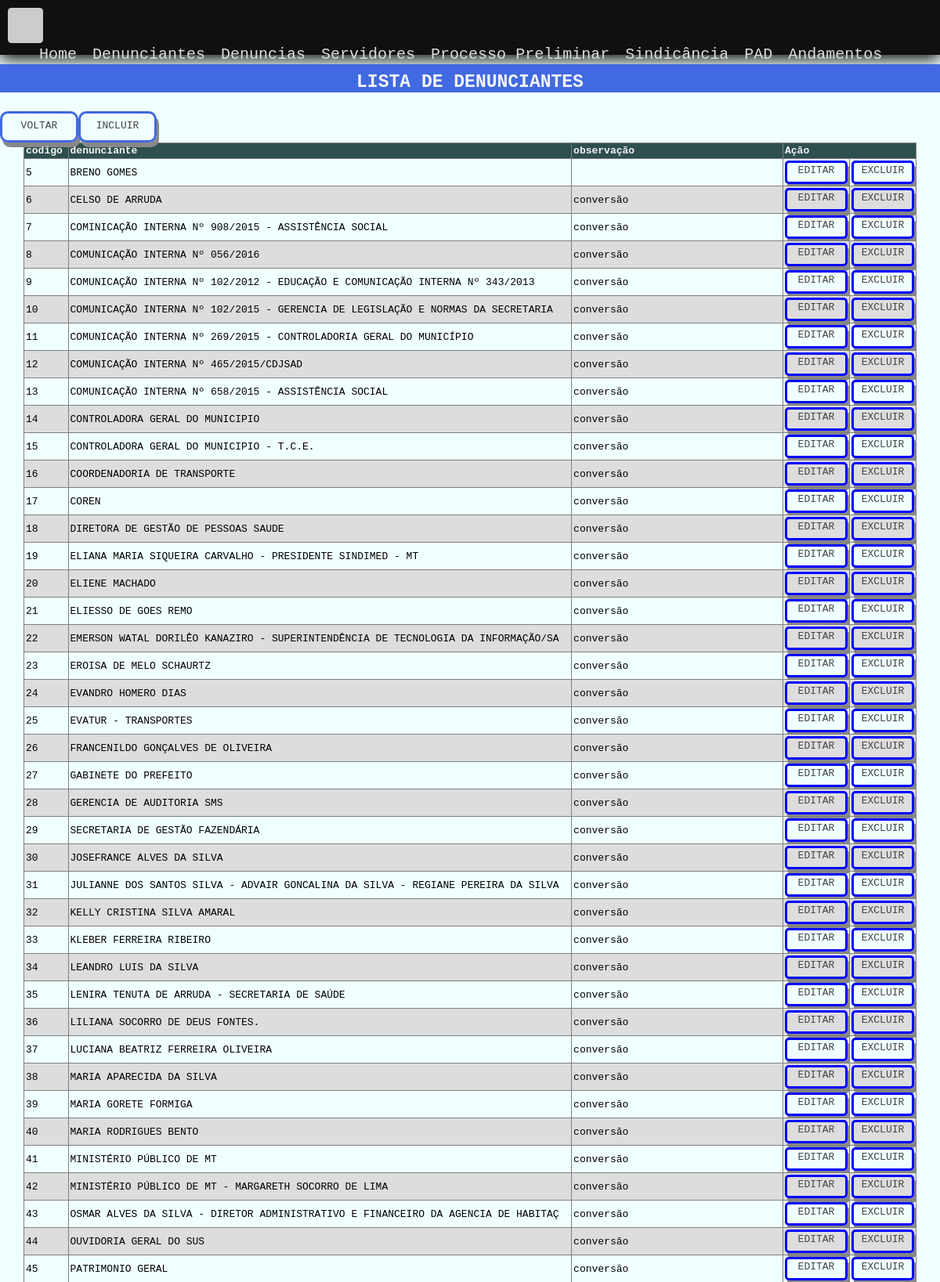
The app's page /denunciante (upper part) with its own data.
### tables this page shows
CREATE TABLE `denunciante` (
  `id_denunciante` int(11) NOT NULL,
  `nome_denunciante` varchar(80) NOT NULL,
  `observacaoDenunciante` varchar(150) DEFAULT NULL
);

### app/core/Controller.php (called while the page is built, shortened)
<?php
class Controller{
     public function load($viewName, $viewData=array(),  $viewData2 = ""){
        extract($viewData);
        include "app/views/" . $viewName .".php";
   }
}

### app/controllers/DenuncianteController.php (called while the page is built, shortened)
<?php
class DenuncianteController extends Controller{
   public function index(){
        $denunciantes = new Denunciante_Model();
        $dados["denunciante"] = $denunciantes->lista();
        $dados["view"] = "denunciante/Index";
        $this->load("template", $dados);
   }
}

### app/core/Core.php (called while the page is built, shortened)
<?php
class Core{
    private $parametros = array();
    public function run(){
       $c = new $controllerCorrente;
       call_user_func_array(array($c, $this->getMetodo()), $this->getParametros());
    }
    public function getMetodo() {
        return METODO_PADRAO;
    }
    public function getParametros() {
        return $this->parametros;
    }
}

### index.php (called while the page is built, shortened)
<?php
require 'app/core/Core.php';
$core = new Core;
$core->run();

### app/core/Model.php (called while the page is built, shortened)
<?php
abstract class Model{
    public function __construct() {
        $this->db = new \PDO("mysql:dbname=".BANCO.";host=".SERVIDOR,USUARIO,SENHA);
    }
}

### app/models/Denunciante_Model.php (called while the page is built, shortened)
<?php
class Denunciante_Model  extends Model{
    public function lista(){
        $sql = "SELECT * FROM denunciante";
        $qry = $this->db->query($sql);
        return $qry->fetchAll(\PDO::FETCH_OBJ);
    }
}

### app/views/denunciante/Index.php (the view, shortened to what this page needs)
<div class="base-home">
	<h1 class="titulo-pagina">Lista de Denunciantes</h1>
</div>
<div class="base-lista">
     		<div class="btn-inc">
			</div>
			<div class="btn-inc">
				<a href="<?php echo URL_BASE . "denunciante/novo" ?>" >INCLUIR </a>
			</div>
	 <div>
		<table width="100%" border="1" cellspacing="0" cellpadding="0">
		  <thead>
			   <tr>
				<th width="5%" align="left">codigo</th>
				<th width="60%" align="left">denunciante</th>
				<th width="25%" align="left">observação</th>
				<th colspan="2" align="center">Ação</th>
			  </tr>
		  </thead>
		  <tbody>
		  	<?php foreach($denunciante as $dnc){   ?>
				<tr class="cor1">
				<td align="center"><?php echo $dnc->id_denunciante  ?></td>
				<td><?php echo $dnc->nome_denunciante  ?></td>
				<td><?php echo $dnc->observacaoDenunciante  ?></td>
				<td align="center">
					<div class="btn-editar">
						<a href="<?php echo URL_BASE ."denunciante/Editar/".$dnc->id_denunciante ?>" >Editar</a>
					</div>
				</td>
				<td align="center"><div class="btn-excluir">
					<a href="<?php echo URL_BASE."denunciante/Excluir/".$dnc->id_denunciante ?>" >Excluir</a>
					</div></td>
			 </tr>
			 <?php } ?>
		  </tbody>
		</table>
</div>
</div>
</body>
</html>

### assets/css/styleEstudo.css (style rules this page uses)
* { margin:0; padding:0; box-sizing:border-box; justify-content:left; -webkit-box-sizing:border-box; -moz-box-sizing:border-box; -o-box-sizing:border-box; -ms-box-sizing:border-box; vertical-align:middle; font-family:monospace; }
html { height:100%; width: 100%; background:#ddd url(../img/fundo.png) fixed no-repeat center; background-size:100%; }
h1, h2, h3, h4, h5 { margin:0; padding:0; text-transform:uppercase; font-weight:inherit; }
a { text-decoration:none; color:#444; }
body { width: 100%; height: 100%; background-color:azure; }
h1 { color: #ffff; text-align: center; margin-top: 20px; }
.container div { flex: 1 1 800px; }
.base-home { background-color:royalblue; width: 100%; height: 5%; margin-top: 1%; }
a:link { text-decoration: none; }
.base-lista { width: 100%; margin-top: 2%; background-color:; text-align: center; }
.titulo-pagina { font-weight: bolder; font-size: 23px; color:whitesmoke; width: 100%; text-align: center; margin-left: 0px; margin-top: 10px; }
table { border-collapse: collapse; width: 95%; margin-left: 30px; margin-right: 10px; vertical-align: var(--bs-table-active-color); }
th, td { text-align: left; padding: 2px; }
tr:nth-child(even) { background-color:#ddd }
th { background-color:darkslategray; color: whitesmoke; }
.btn-inc { width: 100px; height: 40px; float: left; color: black; border-radius: 10px; border-color:royalblue; border-style: solid; padding-top: 8px; text-align: center; box-shadow: 3px 6px #888888; text-transform: uppercase; }
.btn-excluir { width: 80px; height: 30px; color:blue; border-radius: 5px; border-style: solid; padding-top: 2px; text-align: center; text-transform: uppercase; box-shadow: 3px 6px #888888; }
.btn-editar { width: 80px; height: 30px; color:blue; border-radius: 5px; border-style: solid; padding-top: 2px; text-align: center; text-transform: uppercase; box-shadow: 3px 6px #888888; }

### records on screen
denunciante: id_denunciante "5", nome_denunciante "BRENO GOMES"
denunciante: id_denunciante "6", nome_denunciante "CELSO DE ARRUDA", observacaoDenunciante "conversão"
denunciante: id_denunciante "7", nome_denunciante "COMINICAÇÃO INTERNA Nº 908/2015 - ASSISTÊNCIA SOCIAL", observacaoDenunciante "conversão"
denunciante: id_denunciante "8", nome_denunciante "COMUNICAÇÃO INTERNA Nº 056/2016", observacaoDenunciante "conversão"
denunciante: id_denunciante "9", nome_denunciante "COMUNICAÇÃO INTERNA Nº 102/2012 - EDUCAÇÃO E COMUNICAÇÃO INTERNA Nº 343/2013", observacaoDenunciante "conversão"
denunciante: id_denunciante "10", nome_denunciante "COMUNICAÇÃO INTERNA Nº 102/2015 - GERENCIA DE LEGISLAÇÃO E NORMAS DA SECRETARIA", observacaoDenunciante "conversão"
denunciante: id_denunciante "11", nome_denunciante "COMUNICAÇÃO INTERNA Nº 269/2015 - CONTROLADORIA GERAL DO MUNICÍPIO", observacaoDenunciante "conversão"
denunciante: id_denunciante "12", nome_denunciante "COMUNICAÇÃO INTERNA Nº 465/2015/CDJSAD", observacaoDenunciante "conversão"
denunciante: id_denunciante "13", nome_denunciante "COMUNICAÇÃO INTERNA Nº 658/2015 - ASSISTÊNCIA SOCIAL", observacaoDenunciante "conversão"
denunciante: id_denunciante "14", nome_denunciante "CONTROLADORA GERAL DO MUNICIPIO", observacaoDenunciante "conversão"
denunciante: id_denunciante "15", nome_denunciante "CONTROLADORA GERAL DO MUNICIPIO - T.C.E.", observacaoDenunciante "conversão"
denunciante: id_denunciante "16", nome_denunciante "COORDENADORIA DE TRANSPORTE", observacaoDenunciante "conversão"
denunciante: id_denunciante "17", nome_denunciante "COREN", observacaoDenunciante "conversão"
denunciante: id_denunciante "18", nome_denunciante "DIRETORA DE GESTÃO DE PESSOAS SAUDE", observacaoDenunciante "conversão"
denunciante: id_denunciante "19", nome_denunciante "ELIANA MARIA SIQUEIRA CARVALHO - PRESIDENTE SINDIMED - MT", observacaoDenunciante "conversão"
denunciante: id_denunciante "20", nome_denunciante "ELIENE MACHADO", observacaoDenunciante "conversão"
denunciante: id_denunciante "21", nome_denunciante "ELIESSO DE GOES REMO", observacaoDenunciante "conversão"
denunciante: id_denunciante "22", nome_denunciante "EMERSON WATAL DORILÊO KANAZIRO - SUPERINTENDÊNCIA DE TECNOLOGIA DA INFORMAÇÃO/SA", observacaoDenunciante "conversão"
denunciante: id_denunciante "23", nome_denunciante "EROISA DE MELO SCHAURTZ", observacaoDenunciante "conversão"
denunciante: id_denunciante "24", nome_denunciante "EVANDRO HOMERO DIAS", observacaoDenunciante "conversão"
denunciante: id_denunciante "25", nome_denunciante "EVATUR - TRANSPORTES", observacaoDenunciante "conversão"
denunciante: id_denunciante "26", nome_denunciante "FRANCENILDO GONÇALVES DE OLIVEIRA", observacaoDenunciante "conversão"
denunciante: id_denunciante "27", nome_denunciante "GABINETE DO PREFEITO", observacaoDenunciante "conversão"
denunciante: id_denunciante "28", nome_denunciante "GERENCIA DE AUDITORIA SMS", observacaoDenunciante "conversão"
denunciante: id_denunciante "29", nome_denunciante "SECRETARIA DE GESTÃO FAZENDÁRIA", observacaoDenunciante "conversão"
denunciante: id_denunciante "30", nome_denunciante "JOSEFRANCE ALVES DA SILVA", observacaoDenunciante "conversão"
denunciante: id_denunciante "31", nome_denunciante "JULIANNE DOS SANTOS SILVA - ADVAIR GONCALINA DA SILVA - REGIANE PEREIRA DA SILVA", observacaoDenunciante "conversão"
denunciante: id_denunciante "32", nome_denunciante "KELLY CRISTINA SILVA AMARAL", observacaoDenunciante "conversão"
denunciante: id_denunciante "33", nome_denunciante "KLEBER FERREIRA RIBEIRO", observacaoDenunciante "conversão"
denunciante: id_denunciante "34", nome_denunciante "LEANDRO LUIS DA SILVA", observacaoDenunciante "conversão"
denunciante: id_denunciante "35", nome_denunciante "LENIRA TENUTA DE ARRUDA - SECRETARIA DE SAÚDE", observacaoDenunciante "conversão"
denunciante: id_denunciante "36", nome_denunciante "LILIANA SOCORRO DE DEUS FONTES.", observacaoDenunciante "conversão"
denunciante: id_denunciante "37", nome_denunciante "LUCIANA BEATRIZ FERREIRA OLIVEIRA", observacaoDenunciante "conversão"
denunciante: id_denunciante "38", nome_denunciante "MARIA APARECIDA DA SILVA", observacaoDenunciante "conversão"
denunciante: id_denunciante "39", nome_denunciante "MARIA GORETE FORMIGA", observacaoDenunciante "conversão"
denunciante: id_denunciante "40", nome_denunciante "MARIA RODRIGUES BENTO", observacaoDenunciante "conversão"
denunciante: id_denunciante "41", nome_denunciante "MINISTÉRIO PÚBLICO DE MT", observacaoDenunciante "conversão"
denunciante: id_denunciante "42", nome_denunciante "MINISTÉRIO PÚBLICO DE MT - MARGARETH SOCORRO DE LIMA", observacaoDenunciante "conversão"
denunciante: id_denunciante "43", nome_denunciante "OSMAR ALVES DA SILVA - DIRETOR ADMINISTRATIVO E FINANCEIRO DA AGENCIA DE HABITAÇ", observacaoDenunciante "conversão"
denunciante: id_denunciante "44", nome_denunciante "OUVIDORIA GERAL DO SUS", observacaoDenunciante "conversão"
denunciante: id_denunciante "45", nome_denunciante "PATRIMONIO GERAL", observacaoDenunciante "conversão"
